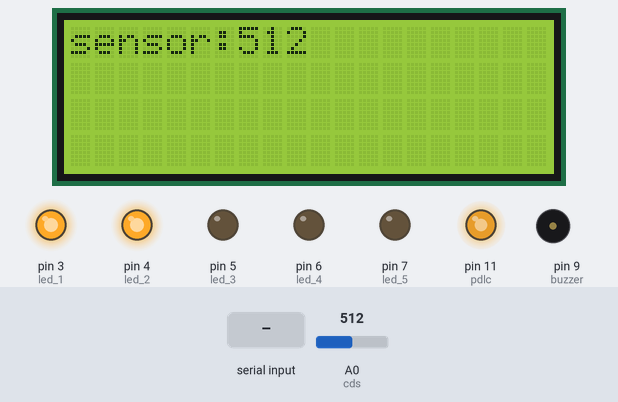
Simulated run of this sketch. Board: Arduino Uno, built with avr-gcc and run on an emulated ATmega328P. On the bench: 20×4 character LCD, output pins drawn as LEDs (lit = HIGH), buzzer (waves = sounding). Inputs (shaded band) come from the test bench; at power-on: A0 (cds) = 512. What the sketch prints to the serial monitor is not drawn.

Above: at 1.2 s.
1.3 s: "A" received over Serial
At 2.0 s:
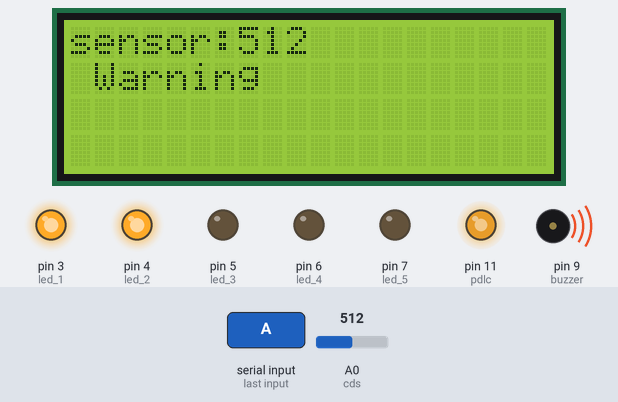
2.8 s: A0 (cds) set to 410
At 3.4 s:
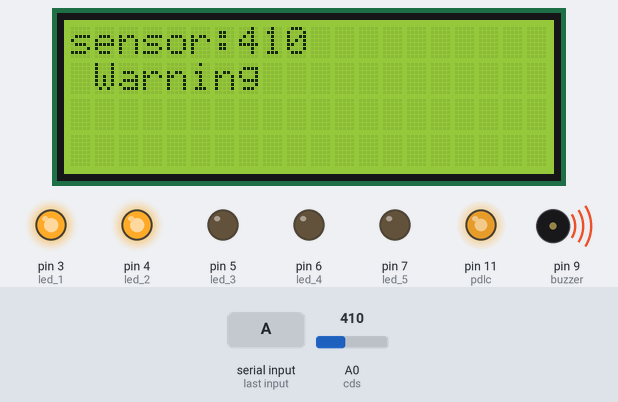
4.3 s: A0 (cds) set to 394
At 5.5 s:
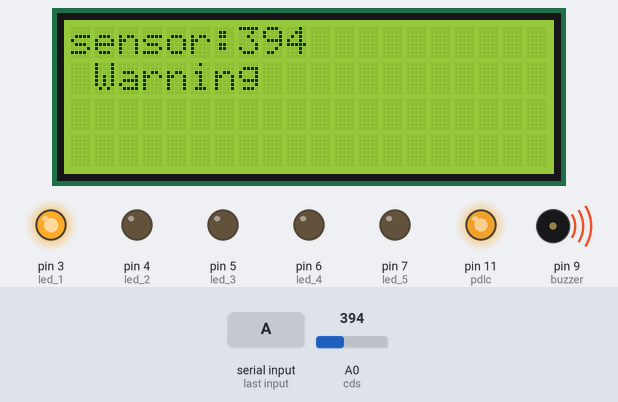
5.8 s: "N" received over Serial
At 6.2 s:
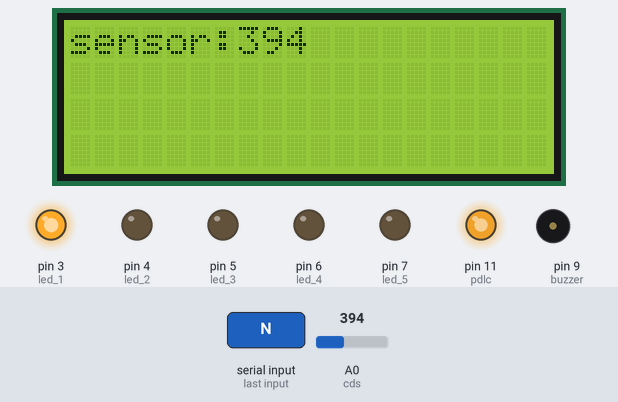
7.3 s: A0 (cds) set to 610
At 8.7 s:
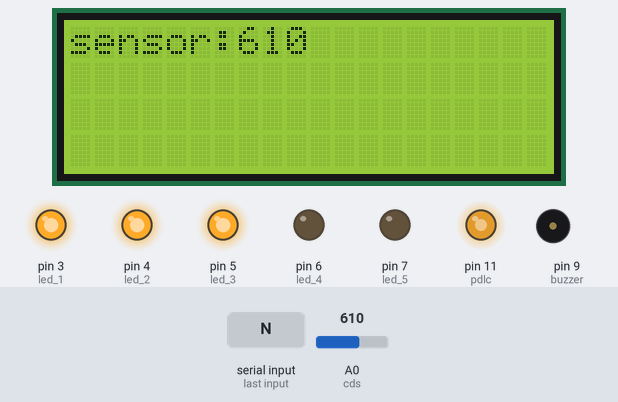
9.0 s: A0 (cds) set to 591
At 10.1 s:
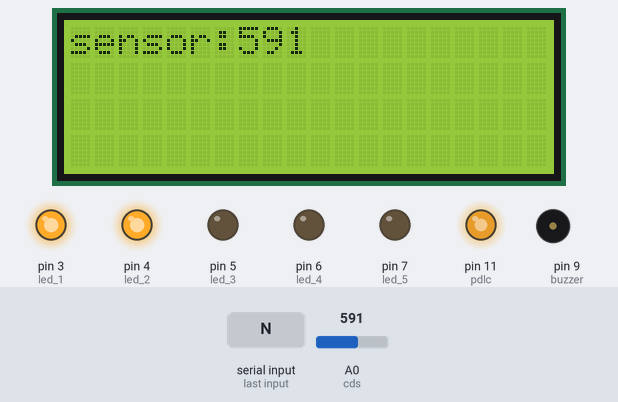
Timing chart, 0 to 11.5 s (numbered marks = the images above; inputs shaded):
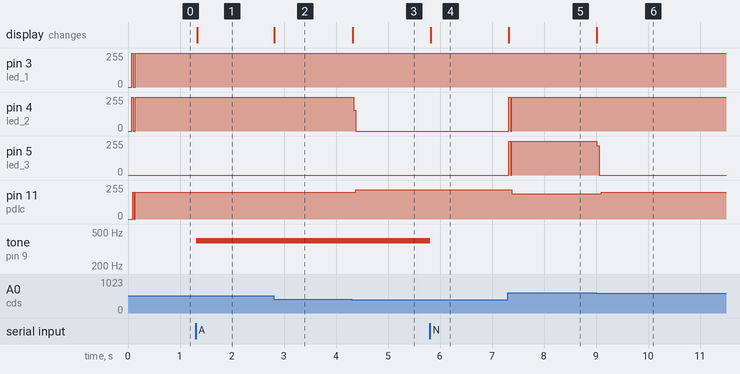

The sketch:

ard.ino
```cpp
#include <Wire.h>
#include <LiquidCrystal_I2C.h>
LiquidCrystal_I2C lcd(0x27,20,4);

// 조도센서를 아날로그 0핀(A0)에 연결합니다.
int cds = A0;
// LED를 3번핀에 연결합니다.
int led_1 = 3;
int led_2 = 4;
int led_3 = 5;
int led_4 = 6;
int led_5 = 7;
int pdlc = 11;
int i = 0;

//LCD SDA A4
//LCD SDL A5
int buzzer = 9;
void setup()
{

      lcd.init();
      lcd.backlight();
      Serial.begin(9600);
      pinMode(led_1, OUTPUT);
      pinMode(led_2, OUTPUT);
      pinMode(led_3, OUTPUT);
      pinMode(led_4, OUTPUT);
      pinMode(led_5, OUTPUT);
      pinMode(pdlc, OUTPUT);
      pinMode(buzzer, OUTPUT);
}

char ser;
void loop()
{
        if(Serial.available()){ser=Serial.read();}
        if(ser=='A'){
          Serial.println("Warning");

          lcd.setCursor(1,1);
          lcd.print("Warning");
          ser='f';
          tone(buzzer, 394);
        }
        else if(ser=='N'){
          noTone(buzzer);
          lcd.setCursor(1,1);
          lcd.print("       ");
        }
        // 조도센서로 부터 측정된 밝기 값을 읽습니다.
        // 조도센서로 부터 입력되어지는 전압의 크기 (0~5V)에 따라 0~1023 범위의 값으로 변환되어 반환합니다.
        int cdsValue = analogRead(cds);

        // 측정된 밝기 값를 시리얼 모니터에 출력합니다.
        Serial.print("cds =  ");
        Serial.println(cdsValue);
        //lcd.clear();
        lcd.setCursor(0,0);
        lcd.print("sensor:");
        lcd.setCursor(7,0);
        lcd.print(cdsValue);
        digitalWrite(pdlc, LOW);
        digitalWrite(led_1, LOW);
        digitalWrite(led_2, LOW);
        digitalWrite(led_3, LOW);
        digitalWrite(led_4, LOW);
        digitalWrite(led_5, LOW);


        analogWrite(pdlc,i);


        // 조도센서로 부터 측정된 밝기 값이 220보다 크다면, 아래의 블록을 실행합니다.
        if (cdsValue >200)
        {
                // LED가 연결된 핀의 로직레벨을 HIGH (5V)로 설정하여, LED가 켜지도록 합니다.
                digitalWrite(led_1, HIGH);
                i = 220;

        }
        if (cdsValue >400)
        {
                // LED가 연결된 핀의 로직레벨을 HIGH (5V)로 설정하여, LED가 켜지도록 합니다.
                digitalWrite(led_2, HIGH);
                i=200;

        }
        if (cdsValue >600)
        {
                // LED가 연결된 핀의 로직레벨을 HIGH (5V)로 설정하여, LED가 켜지도록 합니다.
                digitalWrite(led_3, HIGH);
                i=185;
        }
        if (cdsValue >800)
        {
                // LED가 연결된 핀의 로직레벨을 HIGH (5V)로 설정하여, LED가 켜지도록 합니다.
                digitalWrite(led_4, HIGH);
                i=155;

        }
        if(cdsValue > 900)
        {
               digitalWrite(led_5, HIGH);
               i=135;
        }


}
```

Measured:
- the behaviour switches between 401 and 400 on A0 (cds) (found by bisection; images 2 and 3)
- the behaviour switches between 601 and 600 on A0 (cds) (found by bisection; images 5 and 6)
- after the input at 1.3 s, pin 3 (led_1), pin 4 (led_2): 254/255 → 255/255 at once; tone on pin 9 (buzzer): silent → 394 Hz at once; the display: changes at once (image 1)
- after the input at 2.8 s, the display: changes at once (image 2)
- after the input at 4.3 s, pin 4 (led_2): 255/255 → 0/255 at once; pin 11 (pdlc): 200/255 → 220/255 after 0.08 s; the display: changes at once (image 3)
- after the input at 5.8 s, tone on pin 9 (buzzer): 394 Hz → silent at once; the display: changes at once (image 4)
- after the input at 7.3 s, pin 4 (led_2), pin 5 (led_3): 0/255 → 255/255 at once; pin 11 (pdlc): 220/255 → 190/255 after 0.08 s; the display: changes at once (image 5)
- after the input at 9.0 s, pin 5 (led_3): 255/255 → 0/255 at once; pin 11 (pdlc): 190/255 → 200/255 after 0.10 s; the display: changes at once (image 6)
